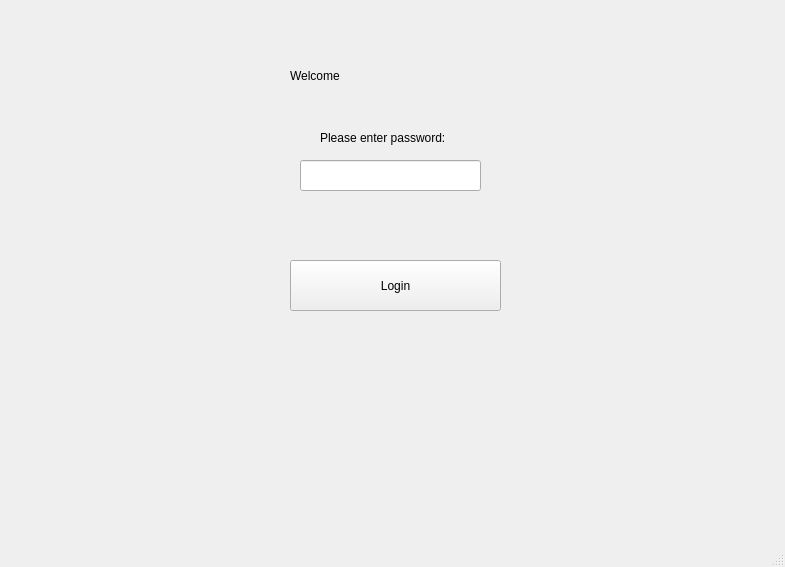
<?xml version="1.0" encoding="UTF-8"?>
<ui version="4.0">
 <class>MainWindow</class>
 <widget class="QMainWindow" name="MainWindow">
  <property name="geometry">
   <rect>
    <x>0</x>
    <y>0</y>
    <width>785</width>
    <height>567</height>
   </rect>
  </property>
  <property name="windowTitle">
   <string>MainWindow</string>
  </property>
  <widget class="QWidget" name="centralwidget">
   <widget class="QLabel" name="label">
    <property name="geometry">
     <rect>
      <x>290</x>
      <y>50</y>
      <width>211</width>
      <height>51</height>
     </rect>
    </property>
    <property name="styleSheet">
     <string notr="true">font: 48pt &quot;Helvetica&quot;;</string>
    </property>
    <property name="text">
     <string>Welcome</string>
    </property>
   </widget>
   <widget class="QLabel" name="label_2">
    <property name="geometry">
     <rect>
      <x>320</x>
      <y>130</y>
      <width>211</width>
      <height>16</height>
     </rect>
    </property>
    <property name="text">
     <string>Please enter password:</string>
    </property>
   </widget>
   <widget class="QLineEdit" name="lineEdit">
    <property name="geometry">
     <rect>
      <x>300</x>
      <y>160</y>
      <width>181</width>
      <height>31</height>
     </rect>
    </property>
   </widget>
   <widget class="QPushButton" name="pushButton">
    <property name="geometry">
     <rect>
      <x>290</x>
      <y>260</y>
      <width>211</width>
      <height>51</height>
     </rect>
    </property>
    <property name="styleSheet">
     <string notr="true">font: 24pt &quot;Helvetica&quot;;</string>
    </property>
    <property name="text">
     <string>Login</string>
    </property>
   </widget>
   <widget class="QLabel" name="label_3">
    <property name="geometry">
     <rect>
      <x>330</x>
      <y>210</y>
      <width>111</width>
      <height>16</height>
     </rect>
    </property>
    <property name="text">
     <string/>
    </property>
   </widget>
  </widget>
  <widget class="QMenuBar" name="menubar">
   <property name="geometry">
    <rect>
     <x>0</x>
     <y>0</y>
     <width>785</width>
     <height>24</height>
    </rect>
   </property>
  </widget>
  <widget class="QStatusBar" name="statusbar"/>
 </widget>
 <resources/>
 <connections/>
</ui>
